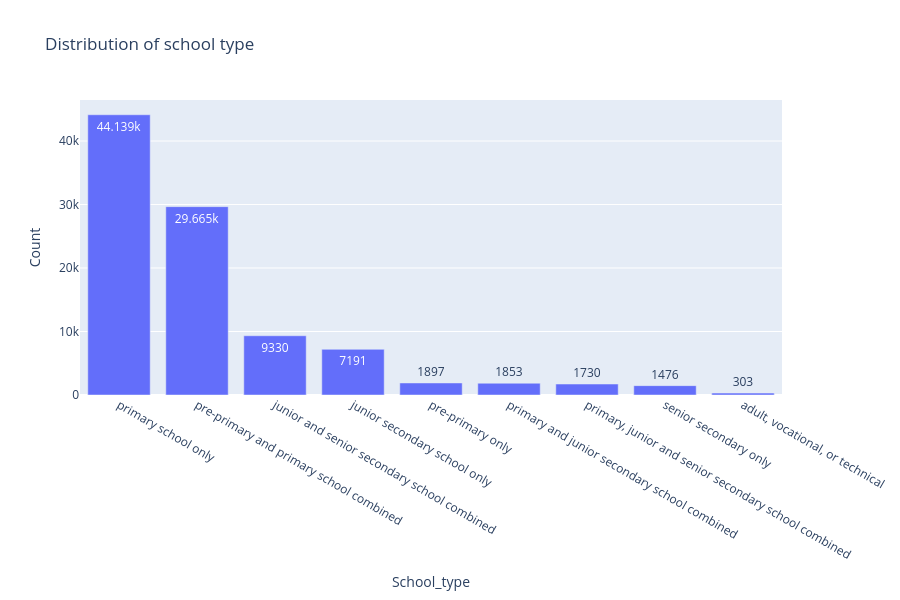

Notebook cell for this chart:
### Code cell
School_counts = df['School_type'].value_counts().reset_index()
School_counts.columns = ['School_type', 'Count']
fig = px.bar(
    School_counts,
    x='School_type',
    y='Count',
    title='Distribution of school type',
    text_auto=True,
    height=600
)
fig.show()

### Figure 1 — Plotly figure (JSON) as saved in the notebook; plotly's stock layout.template omitted (floating-point values rounded to 4 significant figures)
{"data": [{"hovertemplate": "School_type=%{x}<br>Count=%{y}<extra></extra>", "legendgroup": "", "marker": {"color": "#636efa", "pattern": {"shape": ""}}, "name": "", "orientation": "v", "showlegend": false, "textposition": "auto", "texttemplate": "%{y}", "type": "bar", "x": ["primary school only", "pre-primary and primary school combined", "junior and senior secondary school combined", "junior secondary school only", "pre-primary only", "primary and junior secondary school combined", "primary, junior and senior secondary school combined", "senior secondary only", "adult, vocational, or technical"], "xaxis": "x", "y": [44139, 29665, 9330, 7191, 1897, 1853, 1730, 1476, 303], "yaxis": "y"}], "layout": {"barmode": "relative", "height": 600, "legend": {"tracegroupgap": 0}, "title": {"text": "Distribution of school type"}, "xaxis": {"anchor": "y", "domain": [0, 1], "title": {"text": "School_type"}}, "yaxis": {"anchor": "x", "domain": [0, 1], "title": {"text": "Count"}}}}
